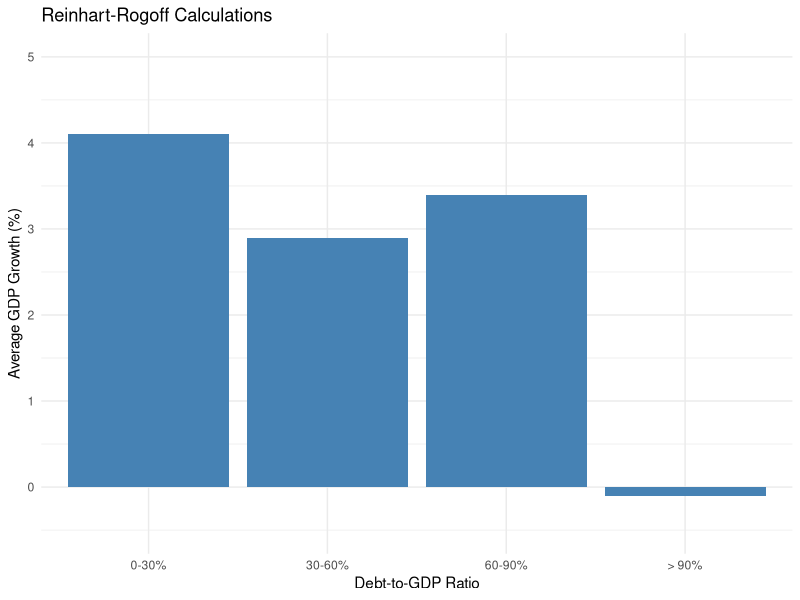
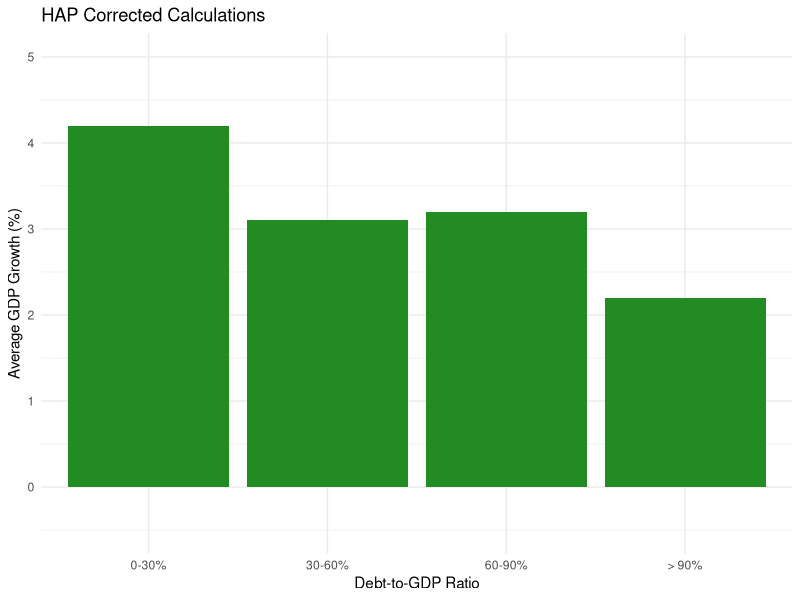

These figures' R source, in order:
## ---- chunk 1
#| label: setup
#| echo: false

library(tidyverse)
library(palmerpenguins)
## ---- chunk 2
#| echo: false

cats <- c("0-30%", "30-60%", "60-90%", "> 90%")
rr_calcs <- c(4.1, 2.9, 3.4, -0.1)
hap_calcs <- c(4.2, 3.1, 3.2, 2.2)

rr_data <- tibble(debt_ratio = factor(cats, levels = cats), growth = rr_calcs)
hap_data <- tibble(debt_ratio = factor(cats, levels = cats), growth = hap_calcs)
## ---- chunk 3
#| echo: false
#| fig-height: 4

p1 <- ggplot(rr_data, aes(x = debt_ratio, y = growth)) +
  geom_col(fill = "steelblue") +
  coord_cartesian(ylim = c(-0.5, 5)) +
  labs(
    title = "Reinhart-Rogoff Calculations",
    x = "Debt-to-GDP Ratio",
    y = "Average GDP Growth (%)"
  ) +
  theme_minimal()

print(p1)

## ---- chunk 4
#| echo: false
#| fig-height: 4

p2 <- ggplot(hap_data, aes(x = debt_ratio, y = growth)) +
  geom_col(fill = "forestgreen") +
  coord_cartesian(ylim = c(-0.5, 5)) +
  labs(
    title = "HAP Corrected Calculations",
    x = "Debt-to-GDP Ratio",
    y = "Average GDP Growth (%)"
  ) +
  theme_minimal()

print((p2))

## ---- chunk 5
#| echo: false

raw_data <- tibble(
  id = 1:100,
  education = sample(c(9:20), size = 100, replace = T),
  wage = sample(c(15:200), size = 100, replace = T),
  age = sample(c(18:65), size = 100, replace = T)
)

knitr::kable(raw_data[1:5,])
## ---- chunk 6
#| echo: false

# Create problematic data for demonstration
problem_data <- tibble(
  Variable = c("Education (years)", "Wage ($/hr)", "Age"),
  N = c(100, 100, 100),
  Mean = c(14.2, 48.2, 35.4),
  Min = c(-5, 8, 22),
  Max = c(20, 850, 200)
)

knitr::kable(problem_data, align = "lcccc")
## ---- chunk 7
#| echo: true
#| output-location: fragment

4 + 2

## ---- chunk 8
#| echo: true
#| output-location: fragment

4.65 * 9.3

## ---- chunk 9
#| echo: true
#| output-location: fragment

(8 + 2.9) * (654 / 98)

## ---- chunk 10
#| echo: true
#| output-location: fragment

x <- 3
x

## ---- chunk 11
#| echo: true
#| output-location: fragment

y <- 5
y

## ---- chunk 12
#| echo: true
#| output-location: fragment

x + y

## ---- chunk 13
#| echo: true
#| output-location: fragment

ages <- c(19, 20, 21, 22, 20, 19)
ages

## ---- chunk 14
#| echo: true
#| output-location: fragment
ages + 10

## ---- chunk 15
#| echo: true
#| output-location: fragment
primes <- c(1, 3, 5, 7, 9, 11)

ages + primes

## ---- chunk 16
#| echo: true
#| output-location: fragment

bb <- seq(from = 1, to = 30, by = 3)
bb

## ---- chunk 17
#| echo: true
#| output-location: fragment
#| 
head(penguins, 4)
## ---- chunk 18
#| echo: true
#| output-location: fragment

head(penguins$body_mass_g, 10)

## ---- chunk 19
#| echo: true
#| output-location: fragment

# Numeric: numbers for calculations
age <- 25
price <- 19.99
temperature <- -5.2

# Math works naturally
age * price
price * 1.08

## ---- chunk 20
#| echo: true
#| output-location: fragment

# Character: text strings (always in quotes)
name <- "Boston"
greeting <- 'Hello World'

# But can combine them
paste("Hello", name)  # "Hello Boston"
